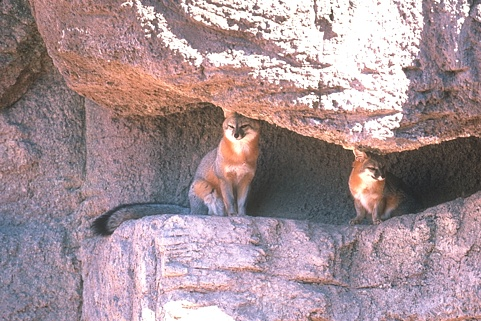
#> input picture LP6/PR/berkley/images/train/109034.jpg, 481 x 321 px; its folder holds only this picture in this run
$ jupyter execute main.ipynb
#> lines starting #> are read from the running program, lines starting #| are printed output that depends on the picture
[cell 1]
from mpl_toolkits.mplot3d import Axes3D
from sklearn.preprocessing import StandardScaler
import matplotlib.pyplot as plt # plotting
import numpy as np # linear algebra
import os
import pandas as pd
import cv2
from sklearn.cluster import KMeans, DBSCAN, AgglomerativeClustering
from sklearn.metrics import silhouette_score
from sklearn.decomposition import PCA

[cell 2]
import os
import cv2
import numpy as np

def load_and_preprocess_images_kaggle(train_directory, save_directory):
#> called with train_directory = './images/train', save_directory = 'images'
    image_list = []
    for dirname, _, filenames in os.walk(train_directory):
        for filename in filenames:
            # Check for relevant image files
            if filename.lower().endswith(('.jpg', '.jpeg', '.png', '.gif', '.bmp')):
                image_path = os.path.join(dirname, filename)
                print(f"Loading image: {image_path}")
                image = cv2.imread(image_path)
#> image is the input picture: shape (321, 481, 3); mean B, G, R 149.6, 144.3, 165.4
                if image is None:
                    print(f"Failed to load image: {image_path}")
                else:
                    image = cv2.cvtColor(image, cv2.COLOR_BGR2RGB)
                    image = cv2.resize(image, (100, 100))
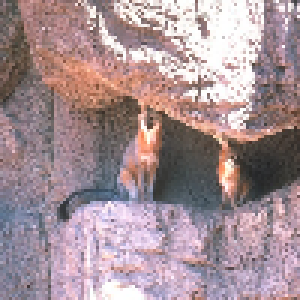
#> image: shape (100, 100, 3) (shown 3 times larger); mean R, G, B 165.1, 144.1, 149.4
                    image_list.append(image)

                    # Save the preprocessed image
                    save_path = os.path.join(save_directory, filename)
                    cv2.imwrite(save_path, cv2.cvtColor(image, cv2.COLOR_RGB2BGR))

    return np.array(image_list)

# Path to the images
kaggle_train_directory = './images/train'
save_directory = 'images'  # Directory for saving processed images

# Create a directory to save the preprocessed images
os.makedirs(save_directory, exist_ok=True)

# Loading and preprocessing images
images = load_and_preprocess_images_kaggle(kaggle_train_directory, save_directory)
